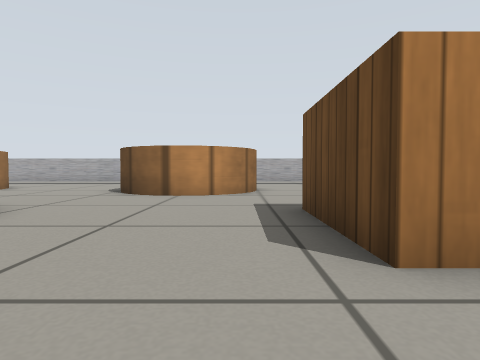
[1] (above)

21 first-person views from a walk through a Gazebo world. The camera is 0.32 m above the floor, tilts 2° down and sees 75° across. The floor is counted in squares, 0.5 m on a side. Each view is taken from the middle of a square. On the plan, view 1 faces up. The plan holds only what a view shows up to about 9 squares ahead; the rest is blank. Gazebo's built-in surfaces are drawn with simple patterns.

[2]
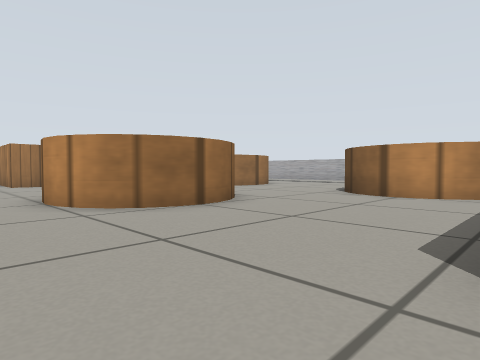

[3]
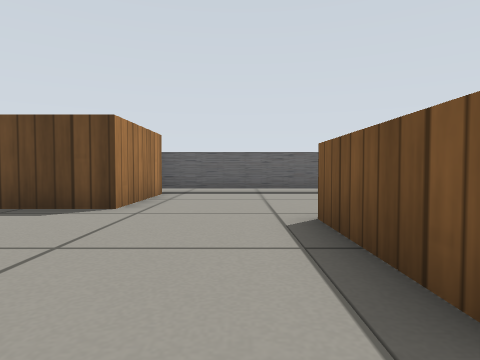

[4]
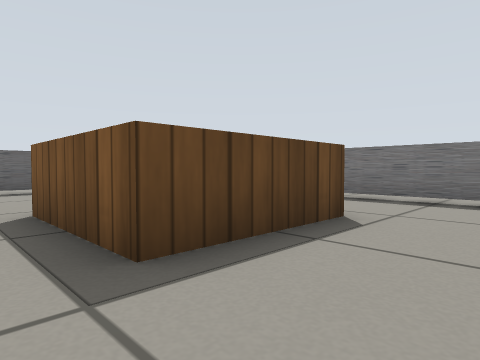

[5]
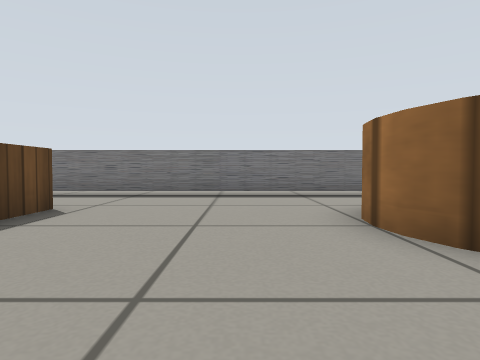

[6]
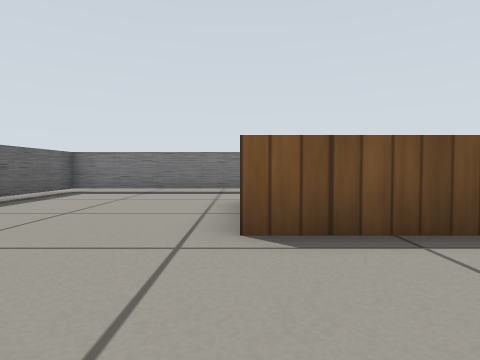

[7]
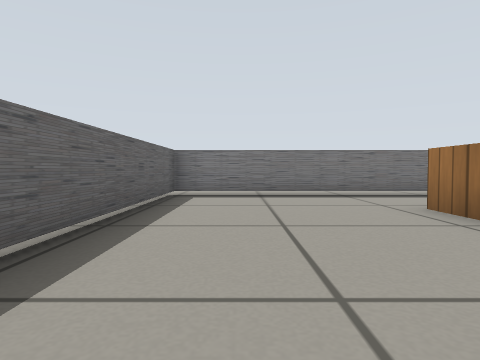

[8]
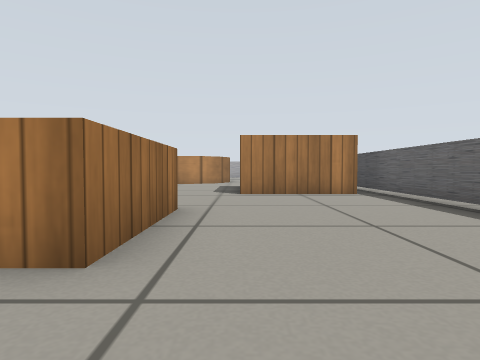

[9]
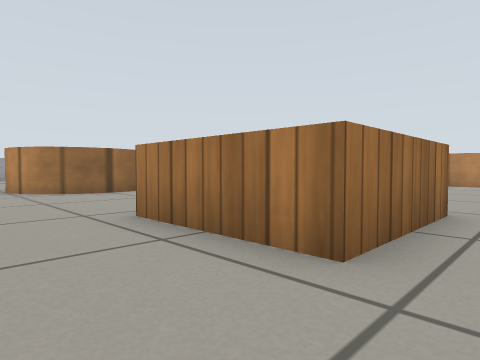

[10]
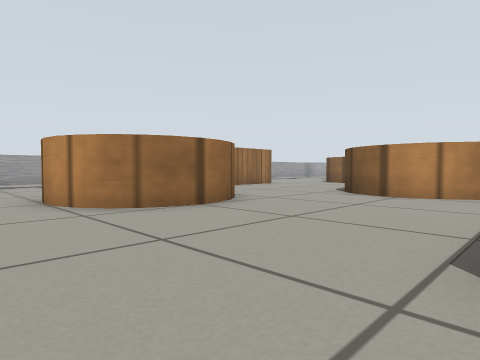

[11]
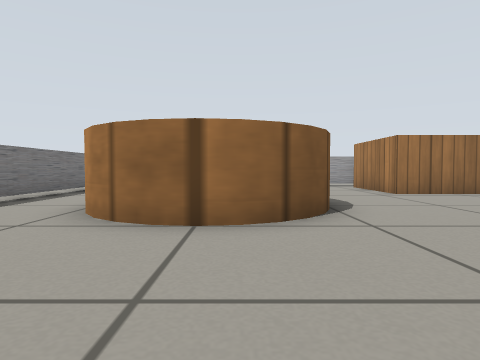

[12]
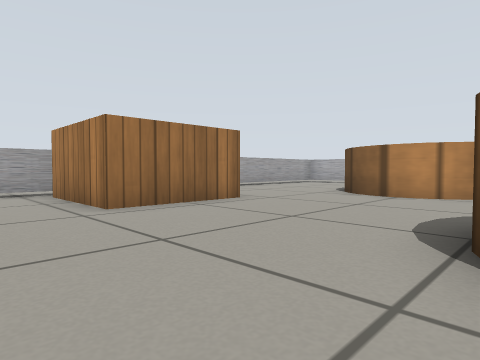

[13]
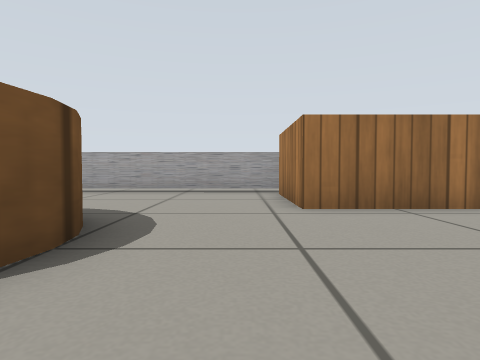

[14]
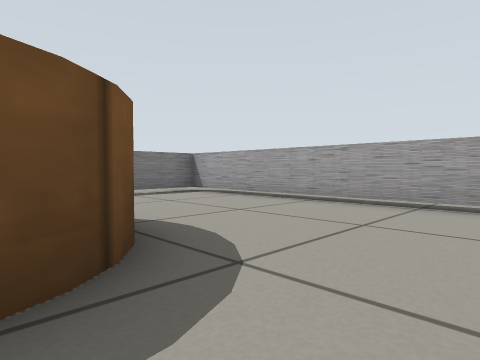

[15]
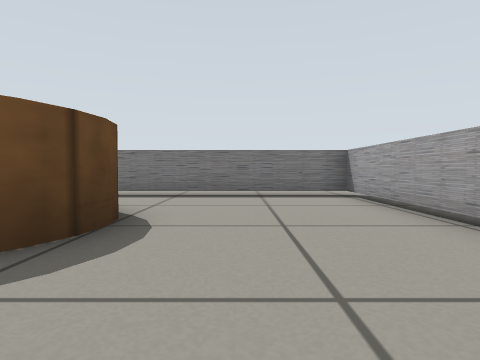

[16]
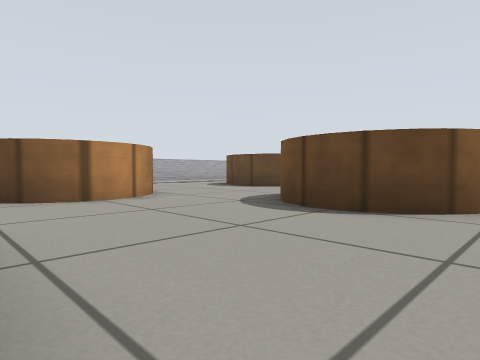

[17]
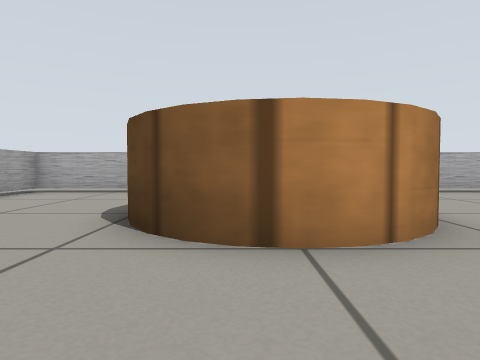

[18]
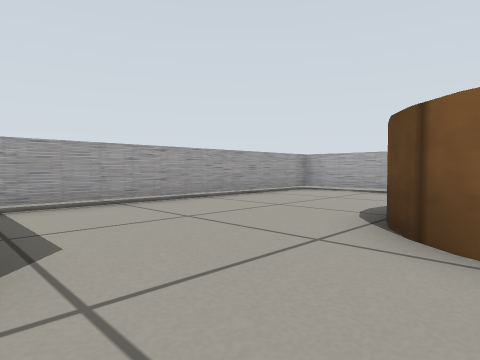

[19]
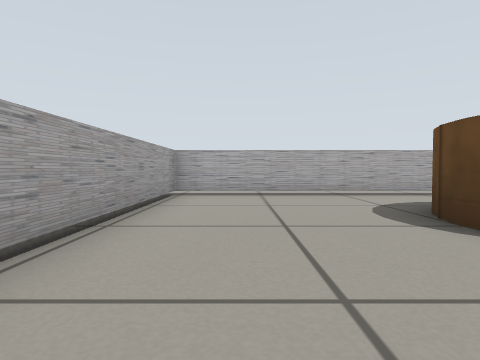

[20]
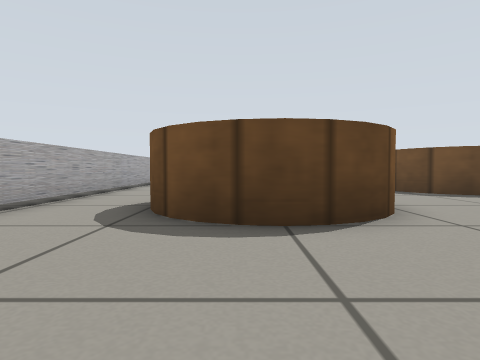

[21]
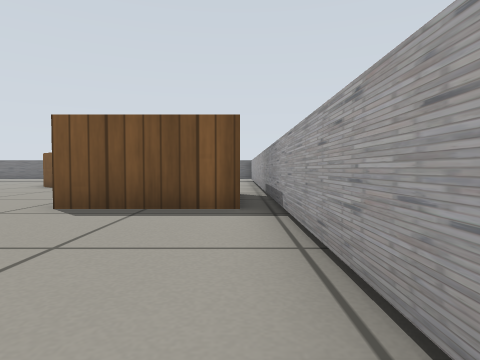

### Floor plan
Key: @ floor where view 1 was taken; # wall or solid block; . floor; C wooden cylinder; W wooden cube.
Columns run from 16 left of view 1 to 5 right of it. Each row starts with its distance up from view 1.
 14 ##############
 13 #............
 12 #...........
 11 #....CC   ..
 10 #....C   ..
  9 #....C   ....   C.
  8 #....CCCC....CCCC.
  7 #.................
  6 #.................
  5 #WWWW....CC C....W
  4 #   W....C  C....W
  3 #   W....C  C....W   #
  2 #WWWW....CCCC....WWWW#
  1 #....................#
  0 #...............@....#
 -1 #....CCCC....WWWW....#
 -2 #....C  C....W  W....#
 -3 #....C  C....W  W....#
 -4 #.... CCC....WWWW....#
 -5 #....................#
 -6 #....................#
 -7 ######################

Positions as (right, up) in squares from view 1, and headings:
1: (0, 0), facing up
2: (1, 0), facing up-left
3: (-4, 0), facing right
4: (-5, 0), facing down-right
5: (-6, 1), facing down
6: (0, 2), facing down
7: (3, 1), facing down
8: (1, -6), facing up
9: (1, -6), facing up-left
10: (-3, -6), facing up-left
11: (-4, -2), facing left
12: (-7, 0), facing up-left
13: (-7, 1), facing left
14: (-10, 1), facing down-left
15: (-13, 1), facing down
16: (-12, 1), facing up-right
17: (-10, 5), facing up
18: (-10, 5), facing up-left
19: (-14, 6), facing up
20: (-15, 10), facing right
21: (-15, 10), facing down
